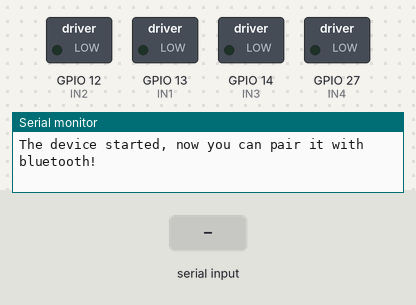
A sketch run on a simulated ESP32. Parts: switched loads named in the sketch (green lamp = pin HIGH), the last lines printed to the serial monitor. The test bench sets the inputs (shaded band). Nothing arrives over Bluetooth unless stated.

Above: at 1.2 s.
1.3 s: "left" received over the second serial link
At 2.7 s:
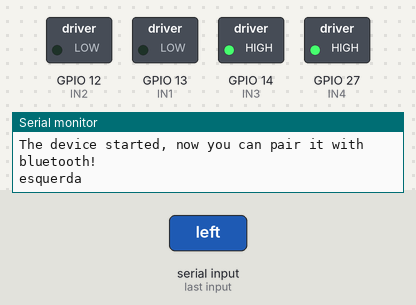
3.8 s: "right" received over the second serial link
At 5.7 s:
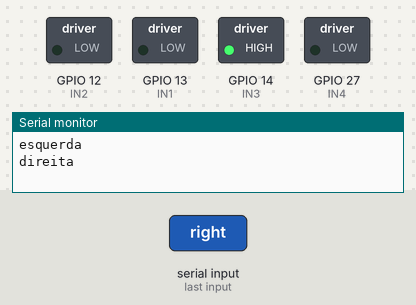
6.3 s: "front" received over the second serial link
At 7.7 s:
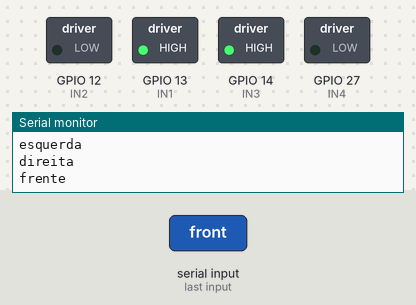
8.8 s: "back" received over the second serial link
At 10.8 s:
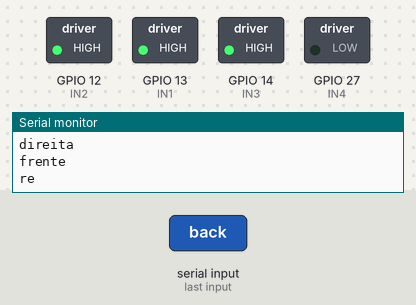
11.3 s: "1" received over the second serial link
At 12.6 s:
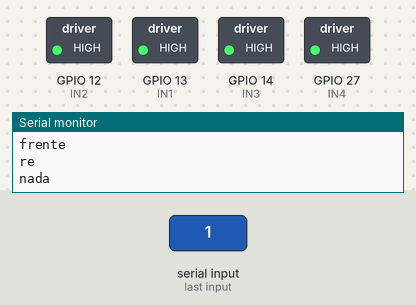
13.8 s: "front" received over the second serial link
At 15.8 s:
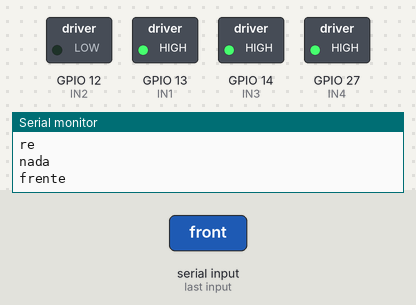
Timing chart, 0 to 17.3 s (numbered marks = the images above; inputs shaded):
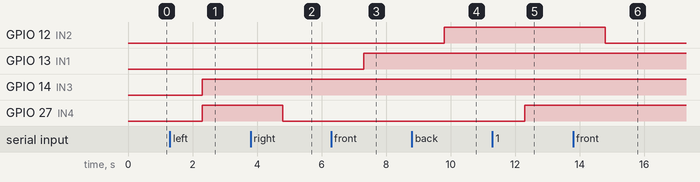

Measured:
- after the input at 1.3 s, GPIO 14 (IN3), GPIO 27 (IN4): LOW → HIGH after 1.0 s
- after the input at 3.8 s, GPIO 27 (IN4): HIGH → LOW after 1.0 s
- after the input at 6.3 s, GPIO 13 (IN1): LOW → HIGH after 1.0 s
- after the input at 8.8 s, GPIO 12 (IN2): LOW → HIGH after 1.0 s
- after the input at 11.3 s, GPIO 27 (IN4): LOW → HIGH after 1.0 s
- after the input at 13.8 s, GPIO 12 (IN2): HIGH → LOW after 1.0 s

The sketch:

carro_controle_remoto.ino
```cpp
#include "BluetoothSerial.h"

// Check if Bluetooth configs are enabled
#if !defined(CONFIG_BT_ENABLED) || !defined(CONFIG_BLUEDROID_ENABLED)
#error Bluetooth is not enabled! Please run `make menuconfig` to and enable it
#endif

// Definindo pinos do NodeMcu para driver Ponte H
// Pinos de controle motor A
int IN1 = 13;   // pwm signal motor 1
int IN2 = 12;   // direction motor 1 = horario, 0 = anti-horario

// Pinos de controle motor B
int IN3 = 14;   // pwm signal motor 2
int IN4 = 27;   // direction motor 2 = horario, 0 = anti-horario

void frente() {
  digitalWrite(IN1, HIGH);
  digitalWrite(IN2, LOW);
}

void re() {
  digitalWrite(IN1, HIGH);
  digitalWrite(IN2, HIGH);
}

void direita() {
  digitalWrite(IN3, HIGH);
  digitalWrite(IN4, LOW);
}

void esquerda() {
  digitalWrite(IN3, HIGH);
  digitalWrite(IN4, HIGH);
}

void parar() {
  digitalWrite(IN1, HIGH);
  digitalWrite(IN2, HIGH);
  digitalWrite(IN3, HIGH);
  digitalWrite(IN4, HIGH);
}


BluetoothSerial SerialBT;

void setup() {
  Serial.begin(115200);
  SerialBT.begin("Carrinho Bluetooth ESP32");
  Serial.println("The device started, now you can pair it with bluetooth!");
  //Define os pinos como saida
  pinMode(IN1, OUTPUT);
  pinMode(IN2, OUTPUT);
  pinMode(IN3, OUTPUT);
  pinMode(IN4, OUTPUT);
}

void loop() {
  if(SerialBT.available()) {
    String cmd = SerialBT.readString();
    cmd.trim();
    if(cmd == "left") {
      Serial.println("esquerda");
      esquerda();
    }
    else if(cmd == "right") {
      Serial.println("direita");
      direita();
    }
    else if(cmd == "front") {
      Serial.println("frente");
      frente();
    }
    else if(cmd == "back") {
      Serial.println("re");
      re();
    }
    else {
      Serial.println("nada");
      parar();
    }
  }
}
```
